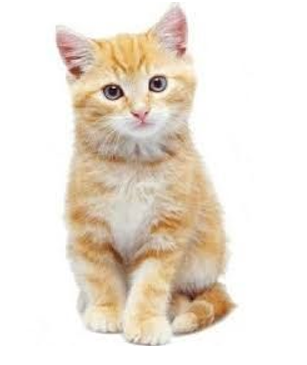
#> input picture cat.png, 307 x 365 px
$ python day2.py   (older library calls are emulated)
#> lines starting #> are read from the running program, lines starting #| are printed output that depends on the picture
from skimage import exposure
from skimage import feature
import cv2
logo=cv2.imread("cat.png")
#> logo is the input picture: shape (365, 307, 3); mean B, G, R 216.1, 227.2, 236.3
(H, hogImage) = feature.hog(logo, orientations=8, pixels_per_cell=(4,4),
cells_per_block=(3,3), transform_sqrt=True, block_norm="L1",
visualize=True,multichannel=True)
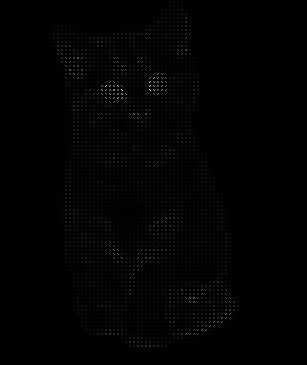
#> hogImage: shape (365, 307) float64; min 0, max 5.54, mean 0.0402; drawn with min black and max white
hogImage = exposure.rescale_intensity(hogImage,in_range=(.2,.8), out_range=(0, 210))
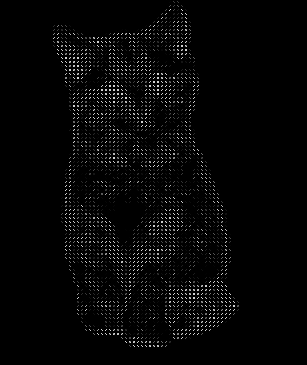
#> hogImage: shape (365, 307) float64; min 0, max 210, mean 6.1
hogImage = hogImage.astype("uint8")
cv2.imshow("HOG Image", hogImage)
cv2.waitKey(0)
cv2.destroyAllWindows()
